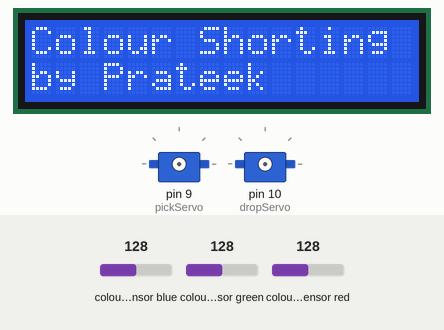
Simulated run of this sketch. Board: Arduino Uno, built with avr-gcc and run on an emulated ATmega328P. On the bench: 16×2 character LCD, 2 × servo. Wiring (inferred from the names in the program): TCS3200 colour sensor: output pin 8; S2 pin 7; S3 pin 6; S0 pin 4; S1 pin 5. The inputs (shaded band) are chosen by the test bench; at power-on: colour sensor blue 128, colour sensor green 128, colour sensor red 128. What the sketch prints to the serial monitor is not drawn.

Above: at 0.2 s.
At 2.2 s:
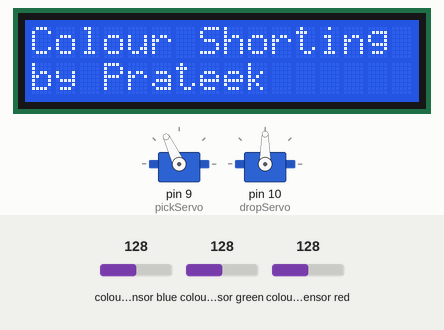
At 2.9 s:
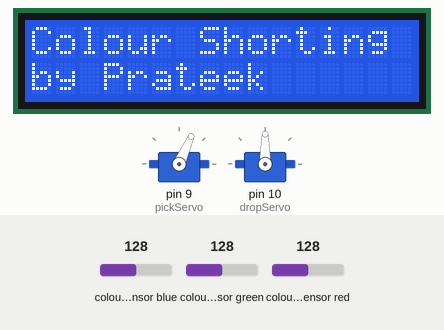
At 5.23 s:
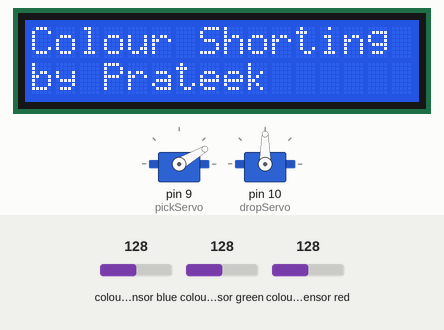
Timing chart, 0 to 40.0 s (numbered marks = the images above):
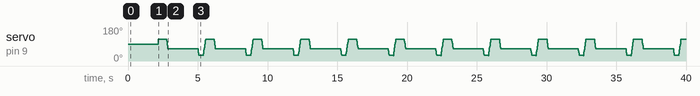

The sketch:

Colour_Shorting_Machine.ino
```cpp
#include <LiquidCrystal_I2C.h>
#include <Wire.h>
LiquidCrystal_I2C lcd(0x27, 16, 2);
#include <Servo.h>
Servo pickServo;
Servo dropServo;

#define S0 4
#define S1 5
#define S2 7
#define S3 6
#define sensorOut 8
int frequency = 0;
int color=0;

int detectColor() {
  // activating red photodiodes to read
  digitalWrite(S2, LOW);
  digitalWrite(S3, LOW);
  frequency = pulseIn(sensorOut, LOW);
  int R = frequency;
  Serial.print("Red = ");
  Serial.print(frequency);//printing RED color frequency
  Serial.print("   ");
  delay(50);

   // activating blue photodiodes to read
  digitalWrite(S2, LOW);
  digitalWrite(S3, HIGH);
  frequency = pulseIn(sensorOut, LOW);
  int B = frequency;
  Serial.print("Blue = ");
  Serial.print(frequency);
  Serial.println("   ");

  // activating green photodiodes to read
  digitalWrite(S2, HIGH);
  digitalWrite(S3, HIGH);
  // Reading the output frequency
  frequency = pulseIn(sensorOut, LOW);
  int G = frequency;
  Serial.print("Green = ");
  Serial.print(frequency);
  Serial.print("   ");
  delay(50);

  delay(50);

  if(R<1190 & R>950& G<1310 & G>1180){
    color = 1;
    Serial.print("Detected Color is = ");
    Serial.println("BLUE");
    lcd.clear();
    lcd.print("Detected Color");
    lcd.setCursor(0,5);
    lcd.print("BLUE");
  }
  if(G<1190 & G>1010 & R<950 & R>750){
    color = 2;
     Serial.print("Detected Color is = ");
      Serial.println("YELLOW");
       lcd.clear();
    lcd.print("Detected Color");
    lcd.setCursor(0,5);
    lcd.print("YELLOW");
  }
  if(R<990& R>800 &     B<1000 & B>850){
    color = 3;
      Serial.print("Detected Color is = ");
    Serial.println("GREEN");
     lcd.clear();
    lcd.print("Detected Color");
    lcd.setCursor(0,5);
    lcd.print("GREEN");
  }

  if (G<1500 & G>1300 & B<1150 & B>900){
    color = 5;
     Serial.print("Detected Color is = ");
    Serial.println("RED");
     lcd.clear();
    lcd.print("Detected Color");
    lcd.setCursor(0,5);
    lcd.print("RED");
  }
  return color;
}

void setup() {

    lcd.init();
    lcd.backlight();
    lcd.setCursor(0, 0);
    lcd.begin(16,2);
    lcd.print("Colour Shorting");
    lcd.setCursor(0,1);
    lcd.print("by Prateek");
    delay(2000);
  pinMode(S0, OUTPUT);
  pinMode(S1, OUTPUT);
  pinMode(S2, OUTPUT);
  pinMode(S3, OUTPUT);
  pinMode(sensorOut, INPUT);

  //frequency-scaling to 20% selected
  digitalWrite(S0, LOW);
  digitalWrite(S1, HIGH);

  pickServo.attach(9);
  dropServo.attach(10);

  Serial.begin(9600);
}

void loop() {
  //initial position of servo motor
  pickServo.write(115);
  delay(600);

  for(int i = 115; i > 65; i--) {
    pickServo.write(i);
    delay(2);
  }
  delay(500);
  //read color values by calling function. save the values for conclusion in variable
  color = detectColor();
  delay(1000);

  switch (color) {
    case 1:
    dropServo.write(20);

    break;

    case 2:
    dropServo.write(40);
    break;

    case 3:
    dropServo.write(60);
    break;

    case 5:
    dropServo.write(80);
    break;

    case 0:
    break;
  }
  delay(500);

  for(int i = 65; i > 29; i--) {
    pickServo.write(i);
    delay(2);
  }
  delay(300);

  for(int i = 29; i < 115; i++) {
    pickServo.write(i);
    delay(2);
  }
  color=0;
}
```
